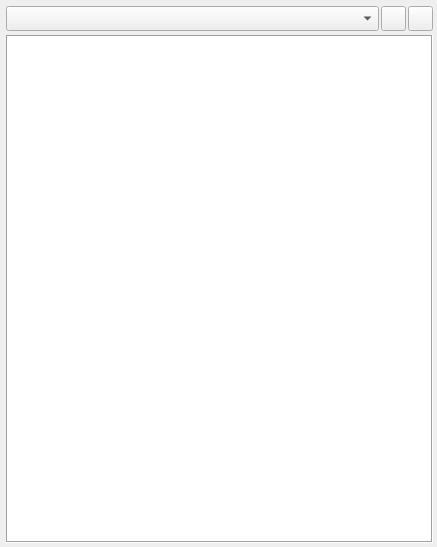
<?xml version="1.0" encoding="UTF-8"?>
<ui version="4.0">
 <class>dockBody</class>
 <widget class="QWidget" name="dockBody">
  <property name="geometry">
   <rect>
    <x>0</x>
    <y>0</y>
    <width>437</width>
    <height>547</height>
   </rect>
  </property>
  <property name="windowTitle">
   <string>Form</string>
  </property>
  <layout class="QGridLayout" name="gridLayout">
   <property name="leftMargin">
    <number>4</number>
   </property>
   <property name="topMargin">
    <number>4</number>
   </property>
   <property name="rightMargin">
    <number>4</number>
   </property>
   <property name="bottomMargin">
    <number>4</number>
   </property>
   <property name="spacing">
    <number>4</number>
   </property>
   <item row="0" column="0" colspan="2">
    <widget class="QFrame" name="frame">
     <property name="frameShape">
      <enum>QFrame::NoFrame</enum>
     </property>
     <property name="frameShadow">
      <enum>QFrame::Raised</enum>
     </property>
     <property name="type" stdset="0">
      <string>gcontainer</string>
     </property>
     <layout class="QGridLayout" name="gridLayout_3">
      <property name="leftMargin">
       <number>2</number>
      </property>
      <property name="topMargin">
       <number>2</number>
      </property>
      <property name="rightMargin">
       <number>0</number>
      </property>
      <property name="bottomMargin">
       <number>0</number>
      </property>
      <property name="horizontalSpacing">
       <number>0</number>
      </property>
      <property name="verticalSpacing">
       <number>4</number>
      </property>
      <item row="0" column="0">
       <widget class="QFrame" name="frame_3">
        <property name="frameShape">
         <enum>QFrame::NoFrame</enum>
        </property>
        <property name="frameShadow">
         <enum>QFrame::Raised</enum>
        </property>
        <layout class="QHBoxLayout" name="horizontalLayout">
         <property name="spacing">
          <number>2</number>
         </property>
         <property name="leftMargin">
          <number>0</number>
         </property>
         <property name="topMargin">
          <number>0</number>
         </property>
         <property name="rightMargin">
          <number>0</number>
         </property>
         <property name="bottomMargin">
          <number>0</number>
         </property>
         <item>
          <widget class="QComboBox" name="event">
           <property name="sizePolicy">
            <sizepolicy hsizetype="Expanding" vsizetype="Fixed">
             <horstretch>0</horstretch>
             <verstretch>0</verstretch>
            </sizepolicy>
           </property>
           <property name="minimumSize">
            <size>
             <width>100</width>
             <height>25</height>
            </size>
           </property>
           <property name="editable">
            <bool>false</bool>
           </property>
          </widget>
         </item>
         <item>
          <widget class="QPushButton" name="minus_event">
           <property name="minimumSize">
            <size>
             <width>0</width>
             <height>25</height>
            </size>
           </property>
           <property name="maximumSize">
            <size>
             <width>25</width>
             <height>25</height>
            </size>
           </property>
           <property name="text">
            <string/>
           </property>
           <property name="iconSize">
            <size>
             <width>20</width>
             <height>20</height>
            </size>
           </property>
          </widget>
         </item>
         <item>
          <widget class="QPushButton" name="add_event">
           <property name="minimumSize">
            <size>
             <width>0</width>
             <height>25</height>
            </size>
           </property>
           <property name="maximumSize">
            <size>
             <width>25</width>
             <height>25</height>
            </size>
           </property>
           <property name="text">
            <string/>
           </property>
           <property name="iconSize">
            <size>
             <width>20</width>
             <height>20</height>
            </size>
           </property>
          </widget>
         </item>
        </layout>
       </widget>
      </item>
      <item row="1" column="0">
       <widget class="QTreeWidget" name="events">
        <property name="focusPolicy">
         <enum>Qt::NoFocus</enum>
        </property>
        <property name="frameShape">
         <enum>QFrame::Box</enum>
        </property>
        <property name="verticalScrollBarPolicy">
         <enum>Qt::ScrollBarAlwaysOff</enum>
        </property>
        <property name="horizontalScrollBarPolicy">
         <enum>Qt::ScrollBarAlwaysOff</enum>
        </property>
        <property name="indentation">
         <number>20</number>
        </property>
        <property name="headerHidden">
         <bool>true</bool>
        </property>
        <attribute name="headerVisible">
         <bool>false</bool>
        </attribute>
        <column>
         <property name="text">
          <string>event</string>
         </property>
        </column>
       </widget>
      </item>
     </layout>
    </widget>
   </item>
  </layout>
 </widget>
 <resources/>
 <connections/>
</ui>
